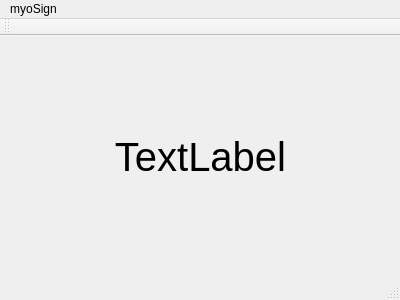
<?xml version="1.0" encoding="UTF-8"?>
<ui version="4.0">
 <class>displayWords</class>
 <widget class="QMainWindow" name="displayWords">
  <property name="geometry">
   <rect>
    <x>0</x>
    <y>0</y>
    <width>400</width>
    <height>300</height>
   </rect>
  </property>
  <property name="windowTitle">
   <string>displayWords</string>
  </property>
  <widget class="QWidget" name="centralWidget">
   <widget class="QWidget" name="verticalLayoutWidget">
    <property name="geometry">
     <rect>
      <x>10</x>
      <y>10</y>
      <width>381</width>
      <height>221</height>
     </rect>
    </property>
    <layout class="QVBoxLayout" name="verticalLayout">
     <item>
      <widget class="QLabel" name="displayTheWord">
       <property name="font">
        <font>
         <pointsize>30</pointsize>
        </font>
       </property>
       <property name="autoFillBackground">
        <bool>true</bool>
       </property>
       <property name="text">
        <string>TextLabel</string>
       </property>
       <property name="alignment">
        <set>Qt::AlignCenter</set>
       </property>
      </widget>
     </item>
    </layout>
   </widget>
  </widget>
  <widget class="QMenuBar" name="menuBar">
   <property name="geometry">
    <rect>
     <x>0</x>
     <y>0</y>
     <width>400</width>
     <height>22</height>
    </rect>
   </property>
   <widget class="QMenu" name="menumyoSign">
    <property name="title">
     <string>myoSign</string>
    </property>
   </widget>
   <addaction name="menumyoSign"/>
  </widget>
  <widget class="QToolBar" name="mainToolBar">
   <attribute name="toolBarArea">
    <enum>TopToolBarArea</enum>
   </attribute>
   <attribute name="toolBarBreak">
    <bool>false</bool>
   </attribute>
  </widget>
  <widget class="QStatusBar" name="statusBar"/>
 </widget>
 <layoutdefault spacing="6" margin="11"/>
 <resources/>
 <connections/>
</ui>
